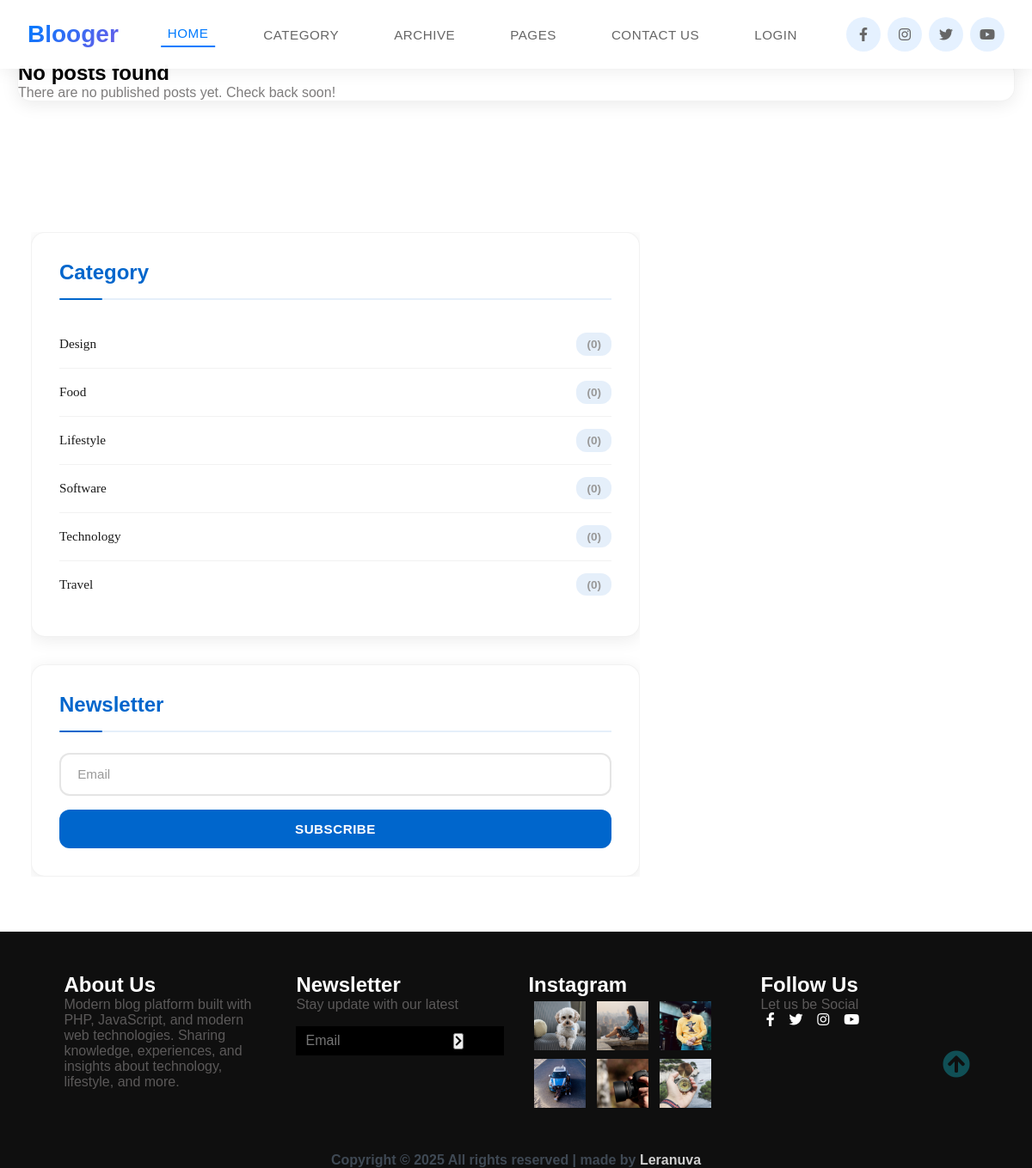
The page / on the database its author committed.
### tables this page shows
CREATE TABLE IF NOT EXISTS categories (
    id INT AUTO_INCREMENT PRIMARY KEY,
    name VARCHAR(50) UNIQUE NOT NULL,
    slug VARCHAR(50) UNIQUE NOT NULL,
    description TEXT,
    created_at TIMESTAMP DEFAULT CURRENT_TIMESTAMP,
    INDEX idx_slug (slug)
);

### includes/functions.php (called while the page is built, shortened)
<?php
function isLoggedIn() {
    return isset($_SESSION['user_id']) && !empty($_SESSION['user_id']);
}
function getBaseUrl() {
    return BASE_URL;
}
function asset($path) {
    $path = ltrim($path, '/');
    if (strpos($path, 'css/') === 0 || strpos($path, 'js/') === 0) {
        return BASE_URL . '/' . $path;
    }
    $isImage = preg_match('/\.(jpg|jpeg|png|gif|svg|webp|ico)$/i', $path);
    $assetFolders = ['Blog-post/', 'popular-post/', 'instagram/', 'Background-image', 'Abract'];
    $isAssetFolder = false;
    foreach ($assetFolders as $folder) {
        if (strpos($path, $folder) === 0) {
            $isAssetFolder = true;
            break;
        }
    }
    if ($isImage || $isAssetFolder) {
        return BASE_URL . '/assets/' . $path;
    }
    return BASE_URL . '/' . $path;
}
function e($string) {
    return htmlspecialchars($string, ENT_QUOTES, 'UTF-8');
}

### includes/Category.php (called while the page is built, shortened)
<?php
class Category {
    private $conn;
    private $table = 'categories';
    public function __construct($db) {
        $this->conn = $db;
    }
    public function getAll() {
        $query = "SELECT c.*, COUNT(p.id) as post_count
                  FROM " . $this->table . " c
                  LEFT JOIN posts p ON c.id = p.category_id AND p.status = 'published'
                  GROUP BY c.id
                  ORDER BY c.name ASC";
        $stmt = $this->conn->prepare($query);
        $stmt->execute();
        return $stmt->fetchAll();
    }
}

### index.php (the view, shortened to what this page needs)
<?php
require_once __DIR__ . '/includes/functions.php';
require_once __DIR__ . '/includes/Post.php';
require_once __DIR__ . '/includes/Category.php';
$database = new Database();
$db = $database->getConnection();
$post = new Post($db);
$category = new Category($db);
$page = isset($_GET['page']) ? (int)$_GET['page'] : 1;
$page = max(1, $page);
$offset = getPaginationOffset($page);
$posts = $post->getAll(POSTS_PER_PAGE, $offset);
$categories = $category->getAll();
include __DIR__ . '/includes/header.php';
?>
<main>
    <section class="posts-section" id="posts">
        <?php if (empty($posts)): ?>
            <article class="post-content empty-state" data-aos="fade-up">
                <h2>No posts found</h2>
                <p>There are no published posts yet. Check back soon!</p>
            </article>
        <?php endif; ?>
    </section>
    <section class="sidebar-section">
        <div class="posts-grid-layout">
            <aside class="posts-sidebar-grid">
                <div class="sidebar-widget category">
                    <h2>Category</h2>
                    <ul class="category-list">
                        <?php foreach ($categories as $cat): ?>
                        <li class="list-items" data-aos="fade-left" data-aos-delay="100">
                            <a href="<?php echo getBaseUrl(); ?>/category.php?slug=<?php echo e($cat['slug']); ?>">
                                <?php echo e($cat['name']); ?>
                            </a>
                            <span>(<?php echo $cat['post_count']; ?>)</span>
                        </li>
                        <?php endforeach; ?>
                    </ul>
                </div>
                <div class="sidebar-widget newsletter" data-aos="fade-up" data-aos-delay="300">
                    <h2>Newsletter</h2>
                    <div class="form-element">
                        <form id="newsletter-form-sidebar" method="POST" action="<?php echo getBaseUrl(); ?>/api/newsletter.php">
                            <input type="email" name="email" class="input-element" placeholder="Email" required />
                            <button type="submit" class="btn form-btn">Subscribe</button>
                        </form>
                    </div>
                </div>
            </aside>
        </div>
    </section>
</main>
<?php include __DIR__ . '/includes/footer.php'; ?>

### includes/header.php (shortened to what this page needs)
<?php
require_once __DIR__ . '/functions.php';
$database = new Database();
$db = $database->getConnection();
$category = new Category($db);
$categories = $category->getAll();
?>
<!DOCTYPE html>
<html lang="es">
<head>
    <link rel="stylesheet" href="<?php echo asset('css/style.css'); ?>" />
    <link rel="stylesheet" href="<?php echo asset('css/mobile-style.css'); ?>" />
    <link rel="stylesheet" href="<?php echo asset('css/all.css'); ?>" />
    <link rel="stylesheet" href="<?php echo asset('css/owl.carousel.min.css'); ?>" />
    <link rel="stylesheet" href="<?php echo asset('css/owl.theme.default.min.css'); ?>" />
    <link rel="stylesheet" href="<?php echo asset('css/aos.css'); ?>" />
    <link rel="stylesheet" href="https://cdn.jsdelivr.net/npm/swiper@11/swiper-bundle.min.css" />
    <link rel="stylesheet" href="<?php echo asset('css/notifications.css'); ?>" />
    <link rel="stylesheet" href="<?php echo getBaseUrl(); ?>/css/header.css?v=<?php echo time(); ?>" />
    <link rel="stylesheet" href="<?php echo getBaseUrl(); ?>/css/hero.css?v=<?php echo time(); ?>" />
    <link rel="stylesheet" href="<?php echo getBaseUrl(); ?>/css/carousel.css?v=<?php echo time(); ?>" />
    <link rel="stylesheet" href="<?php echo getBaseUrl(); ?>/css/posts.css?v=<?php echo time(); ?>" />
    <link rel="stylesheet" href="<?php echo getBaseUrl(); ?>/css/posts-center-slider.css?v=<?php echo time(); ?>" />
    <link rel="stylesheet" href="<?php echo getBaseUrl(); ?>/css/sidebar.css?v=<?php echo time(); ?>" />
</head>
<body>
    <nav class="nav" role="navigation" aria-label="Main navigation">
        <div class="nav-menu flex-row">
            <div class="nav-brand">
                <a href="<?php echo getBaseUrl(); ?>" aria-label="Blooger Home">
                    Blooger
                </a>
            </div>
            <ul class="nav-items" role="menubar">
                <li class="nav-link" role="none">
                    <a href="<?php echo getBaseUrl(); ?>" role="menuitem">Home</a>
                </li>
                <li class="nav-link" role="none">
                    <a href="<?php echo getBaseUrl(); ?>/category.php" role="menuitem">Category</a>
                </li>
                <li class="nav-link" role="none">
                    <a href="<?php echo getBaseUrl(); ?>/archive.php" role="menuitem">Archive</a>
                </li>
                <li class="nav-link" role="none">
                    <a href="<?php echo getBaseUrl(); ?>/pages.php" role="menuitem">Pages</a>
                </li>
                <li class="nav-link" role="none">
                    <a href="<?php echo getBaseUrl(); ?>/contact.php" role="menuitem">Contact Us</a>
                </li>
                <?php if (isLoggedIn()): ?>
                    <li class="nav-link" role="none">
                        <a href="<?php echo getBaseUrl(); ?>/admin" role="menuitem">Admin</a>
                    </li>
                    <li class="nav-link" role="none">
                        <a href="<?php echo getBaseUrl(); ?>/logout.php" role="menuitem">Logout</a>
                    </li>
                <?php else: ?>
                    <li class="nav-link" role="none">
                        <a href="<?php echo getBaseUrl(); ?>/login.php" role="menuitem">Login</a>
                    </li>
                <?php endif; ?>
            </ul>
            <div class="social" aria-label="Social media links">
                <a href="#" aria-label="Facebook" target="_blank" rel="noopener noreferrer">
                    <i class="fab fa-facebook-f" aria-hidden="true"></i>
                </a>
                <a href="#" aria-label="Instagram" target="_blank" rel="noopener noreferrer">
                    <i class="fab fa-instagram" aria-hidden="true"></i>
                </a>
                <a href="#" aria-label="Twitter" target="_blank" rel="noopener noreferrer">
                    <i class="fab fa-twitter" aria-hidden="true"></i>
                </a>
                <a href="#" aria-label="YouTube" target="_blank" rel="noopener noreferrer">
                    <i class="fab fa-youtube" aria-hidden="true"></i>
                </a>
            </div>
        </div>
    </nav>

### includes/footer.php (shortened to what this page needs)
    <footer class="footer">
        <div class="container">
            <div class="about-us" data-aos="fade-right" data-aos-delay="200">
                <h2>About Us</h2>
                <p>
                    Modern blog platform built with PHP, JavaScript, and modern web technologies.
                    Sharing knowledge, experiences, and insights about technology, lifestyle, and more.
                </p>
            </div>
            <div class="newsletter" data-aos="fade-right" data-aos-delay="200">
                <h2>Newsletter</h2>
                <p>Stay update with our latest</p>
                <div class="form-element">
                    <form id="newsletter-form" method="POST" action="<?php echo getBaseUrl(); ?>/api/newsletter.php">
                        <input type="email" name="email" placeholder="Email" required />
                        <button type="submit"><i class="fas fa-chevron-right"></i></button>
                    </form>
                </div>
            </div>
            <div class="instagram" data-aos="fade-left" data-aos-delay="200">
                <h2>Instagram</h2>
                <div class="flex-row">
                    <img src="<?php echo asset('instagram/thumb-card3.png'); ?>" alt="instagram" />
                    <img src="<?php echo asset('instagram/thumb-card4.png'); ?>" alt="instagram2" />
                    <img src="<?php echo asset('instagram/thumb-card5.png'); ?>" alt="instagram3" />
                </div>
                <div class="flex-row">
                    <img src="<?php echo asset('instagram/thumb-card6.png'); ?>" alt="instagram4" />
                    <img src="<?php echo asset('instagram/thumb-card7.png'); ?>" alt="instagram5" />
                    <img src="<?php echo asset('instagram/thumb-card8.png'); ?>" alt="instagram6" />
                </div>
            </div>
            <div class="follow" data-aos="fade-left" data-aos-delay="200">
                <h2>Follow Us</h2>
                <p>Let us be Social</p>
                <div>
                    <i class="fab fa-facebook-f"></i>
                    <i class="fab fa-twitter"></i>
                    <i class="fab fa-instagram"></i>
                    <i class="fab fa-youtube"></i>
                </div>
            </div>
        </div>
        <div class="rights flex-row">
            <h4 class="text-gray">
                Copyright &copy; <?php echo date('Y'); ?> All rights reserved | made by
                <a href="#" target="_blank">Leranuva</a>
            </h4>
        </div>
        <div class="move-up">
            <span><i class="fas fa-arrow-circle-up fa-2x"></i></span>
        </div>
    </footer>
</body>
</html>

### css/style.css (style rules this page uses)
html, body { margin: 0%; box-sizing: border-box; overflow-x: hidden; }
main { position: relative; z-index: 10; }
:root { --text-gray: #3f4954; --text-light: #686666da; --bg-color: #0f0f0f; --white: #ffffff; --midnight: #104f55; --sky: linear-gradient(120deg, #a1c4fd 0%, #c2e9fb 100%); --Abel: "Abel", sans-serif; --Anton: "Anton", sans-serif; --Josefin: "Josefin Sans", sans-serif; --Lexend: "Lexend", sans-serif; }
ul, li, a { text-decoration: none; list-style: none; }
h2 { font-family: var(--Lexend); }
a { color: var(--text-gray); }
button.btn { border: none; border-radius: 2rem; padding: 1rem 3rem; font-size: 1rem; font-family: var(--Lexend); cursor: pointer; }
span { font-family: var(--Abel); }
.flex-row { display: flex; flex-direction: row; flex-wrap: wrap; color: var(--text-gray); }
.container { margin: 0 5vw; }
.text-gray { color: var(--text-gray); }
p { font-family: var(--Lexend); color: var(--text-light); }
main .post-content { width: 100%; margin-bottom: 1rem; }
footer.footer { height: 100%; background: var(--bg-color); position: relative; }
footer.footer .container { display: grid; grid-template-columns: repeat(4, 1fr); }
footer.footer .container > div { flex-grow: 1; flex-basis: 0; padding: 3rem 0.9rem; }
footer.footer .container h2 { color: var(--white); }
footer.footer .newsletter .form-element { background: black; display: inline-block; }
footer.footer .newsletter .form-element input { padding: 0.5rem 0.7rem; border: none; background: transparent; color: var(--white); font-family: var(--Josefin); font-size: 1rem; width: 74%; }
footer.footer .instagram div > img { display: inline-block; width: 25%; height: 50%; margin: 0.3rem 0.4rem; }
footer.footer .follow div i { color: var(--white); padding: 0 0.4rem; }
footer.footer .rights { justify-content: center; font-family: var(--Josefin); }
footer.footer .rights h4 a { color: var(--white); opacity: 0.8; }
footer.footer .move-up { position: absolute; right: 6%; top: 50%; }
footer.footer .move-up span { color: var(--midnight); }

### css/all.css (style rules this page uses)
.fa, .fas, .far, .fal, .fad, .fab { -moz-osx-font-smoothing: grayscale; -webkit-font-smoothing: antialiased; display: inline-block; font-style: normal; font-variant: normal; text-rendering: auto; line-height: 1; }
.fa-2x { font-size: 2em; }
.fa-arrow-circle-up:before { content: "\f0aa"; }
.fa-chevron-right:before { content: "\f054"; }
.fa-facebook-f:before { content: "\f39e"; }
.fa-instagram:before { content: "\f16d"; }
.fa-twitter:before { content: "\f099"; }
.fa-youtube:before { content: "\f167"; }
.fab { font-family: "Font Awesome 5 Brands"; font-weight: 400; }

### css/hero.css (style rules this page uses)
*, *:before, *:after { box-sizing: border-box; margin: 0; padding: 0; }

### css/carousel.css (style rules this page uses)
:root { --card-bg: #d8e0e5; --card-color: #08c; --card-accent: #0066cc; --card-blanc: #fff; --card-noir: #000; --card-text: #666c74; --card-footer: #a3a9ab; --card-duration: 0.5s; --card-heightimg: 235px; --card-heighthoverimg: 90px; --card-heightbody: 185px; --card-widthimg: 376px; --hover-bg: #0066cc; }

### css/posts-center-slider.css (style rules this page uses)
:root { --gap: 1.25rem; --speed: 0.55s cubic-bezier(0.25, 0.46, 0.45, 0.94); --closed: 5rem; --open: 30rem; --accent: #0066cc; }
.posts-section { max-width: 1400px; margin: auto; padding: 70px 20px 40px; background: #ffffff; }

### rows shown on the page
categories: name "Design", post_count "0"
categories: name "Food", post_count "0"
categories: name "Lifestyle", post_count "0"
categories: name "Software", post_count "0"
categories: name "Technology", post_count "0"
categories: name "Travel", post_count "0"
